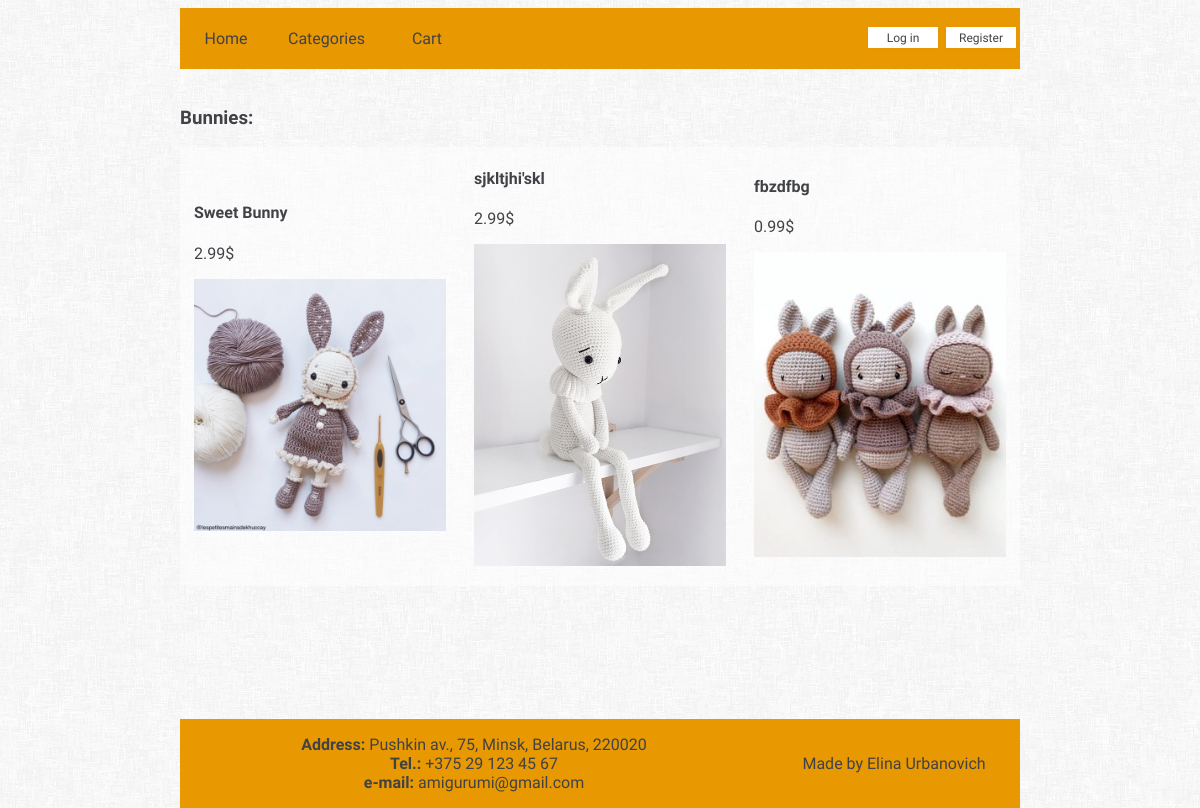
Page /category/3/ on the earlier database version.
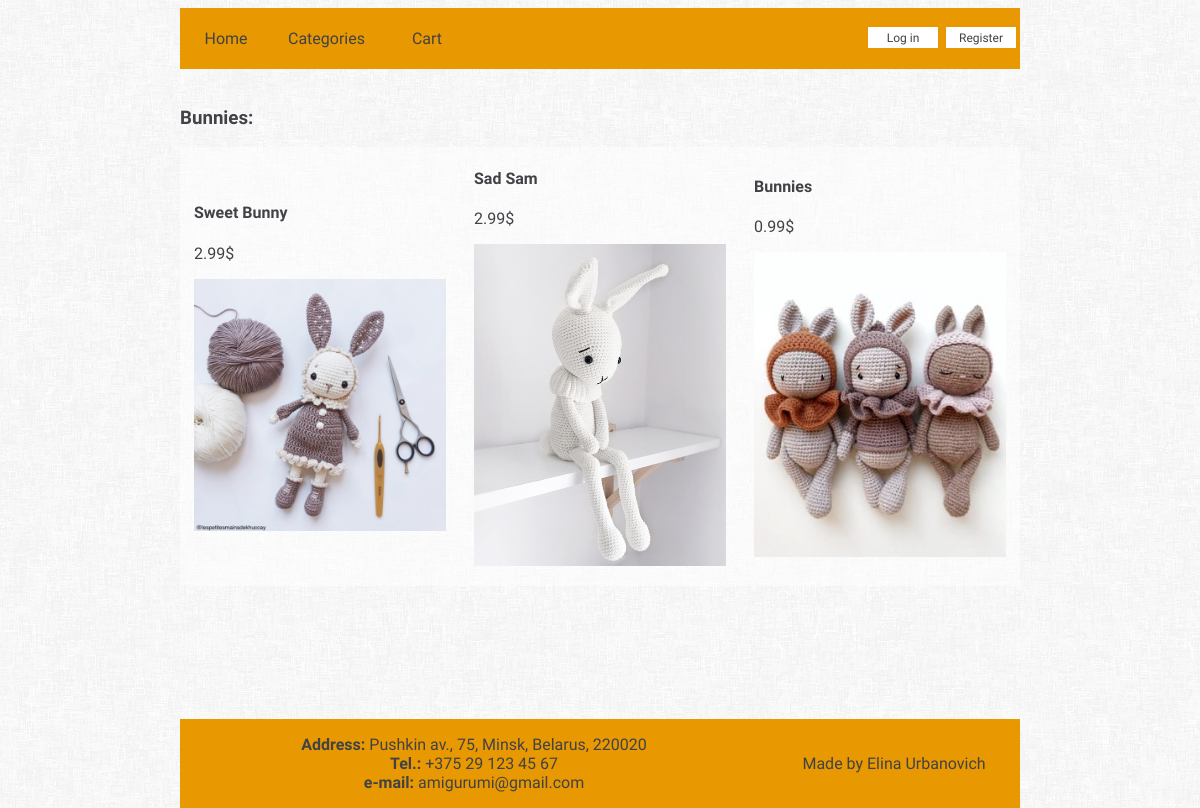
Same page on the later database version.
### ShopApp/models.py (models this page shows, shortened)
class Item(models.Model):
    category = models.ForeignKey(Category, on_delete=models.CASCADE)
    name = models.CharField(max_length=255, blank=False)
    description = models.TextField(blank=False)
    image = models.ImageField(upload_to='images/')
    price = models.DecimalField(max_digits=4, decimal_places=2)
    in_stock = models.BooleanField(default=True)
    added = models.DateTimeField(auto_now_add=True)

### ShopApp/views.py (the view)
# urls.py: path('category/<int:category_id>/', ShopAppViews.category, name='category'),
def category(request, category_id):
    category = Category.objects.get(id = category_id)
    items = Item.objects.filter(category=category)
    return render(request, "category.html", {'category':category, 'items':items})

### ShopApp/views.py (called while the page is built)
def categories(request):
    return {'categories': Category.objects.all()}

### ShopApp/templates/category.html (shortened to what this page needs)
{% extends 'base.html' %}
{% block content %}
    <h3>{{ category.name }}:</h3>
    <div class="patterns">
    {% for item in items %}
        <div>
            <a href="{% url 'item' item.id %}">
            <h4>{{ item.name }}</h4>
            <p>{{ item.price }}$<p>
            <img width=100% src={{ item.image.url }}>
            </a>
        </div>
    {% endfor %}
    </div>
{% endblock content %}

Differences in the rows shown:
changed Item: name "sjkltjhi'skl" → "Sad Sam"
changed Item: name "fbzdfbg" → "Bunnies"
